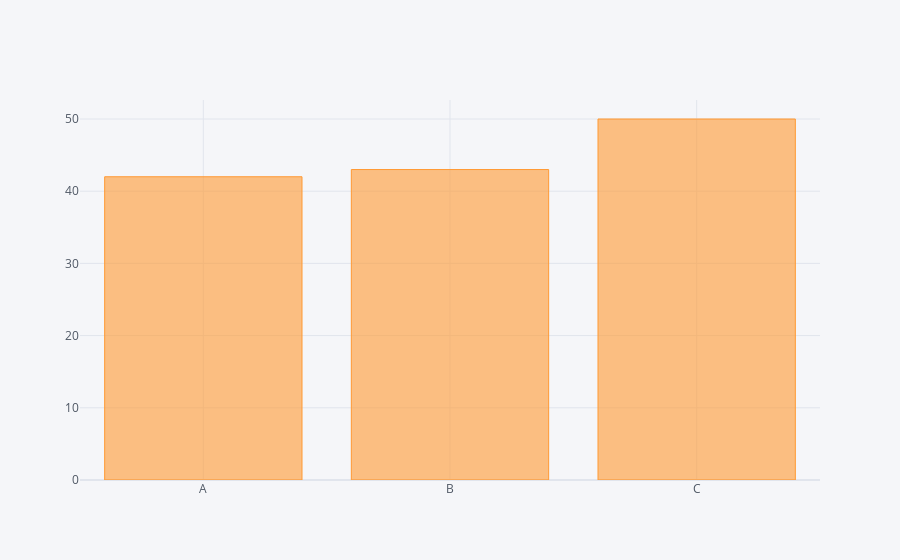

The notebook cell this image was saved under:
### Code cell
df2.iplot(kind='bar',x='Category',y='Values')

### Figure 1 — Plotly figure (JSON) as saved in the notebook; plotly's stock layout.template omitted (floating-point values rounded to 4 significant figures)
{"data": [{"marker": {"color": "rgba(255, 153, 51, 0.6)", "line": {"color": "rgba(255, 153, 51, 1.0)", "width": 1}}, "name": "Values", "orientation": "v", "text": "", "type": "bar", "x": ["A", "B", "C"], "y": [42, 43, 50]}], "layout": {"legend": {"bgcolor": "#F5F6F9", "font": {"color": "#4D5663"}}, "paper_bgcolor": "#F5F6F9", "plot_bgcolor": "#F5F6F9", "title": {"font": {"color": "#4D5663"}}, "xaxis": {"gridcolor": "#E1E5ED", "showgrid": true, "tickfont": {"color": "#4D5663"}, "title": {"font": {"color": "#4D5663"}, "text": ""}, "zerolinecolor": "#E1E5ED"}, "yaxis": {"gridcolor": "#E1E5ED", "showgrid": true, "tickfont": {"color": "#4D5663"}, "title": {"font": {"color": "#4D5663"}, "text": ""}, "zerolinecolor": "#E1E5ED"}}}
